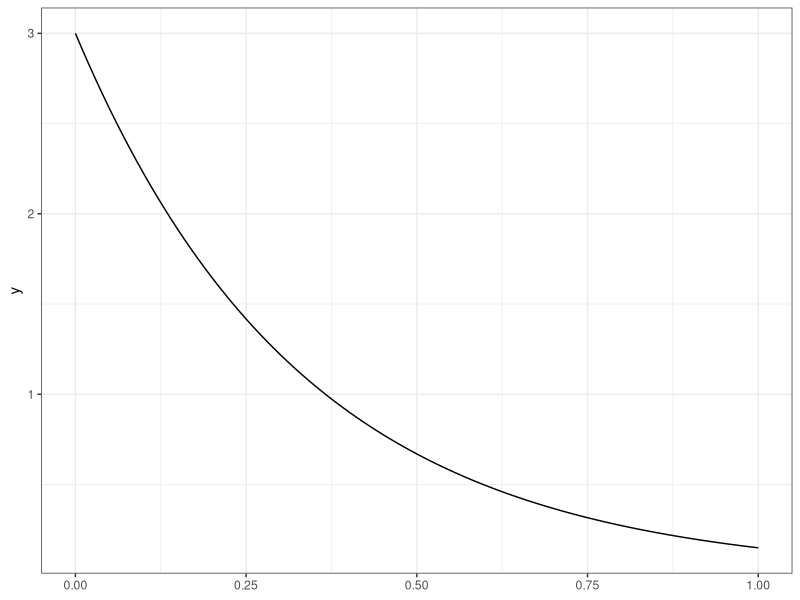
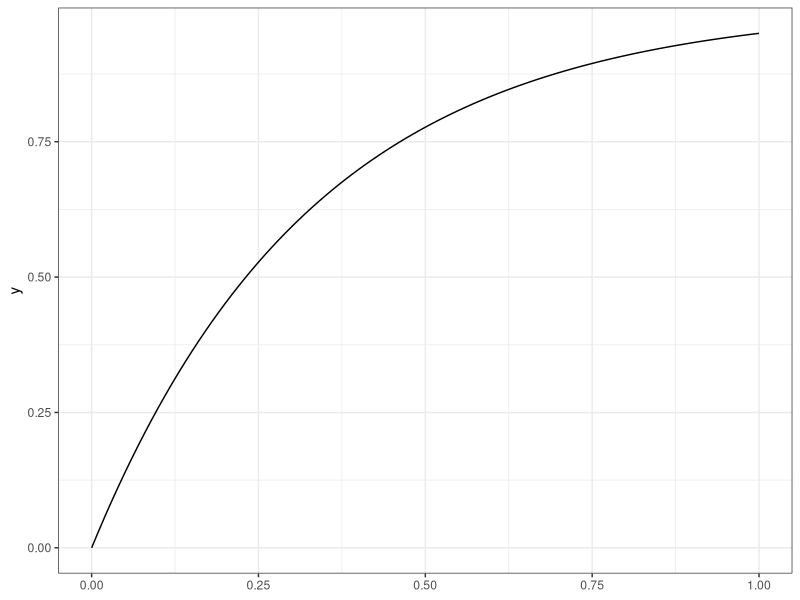
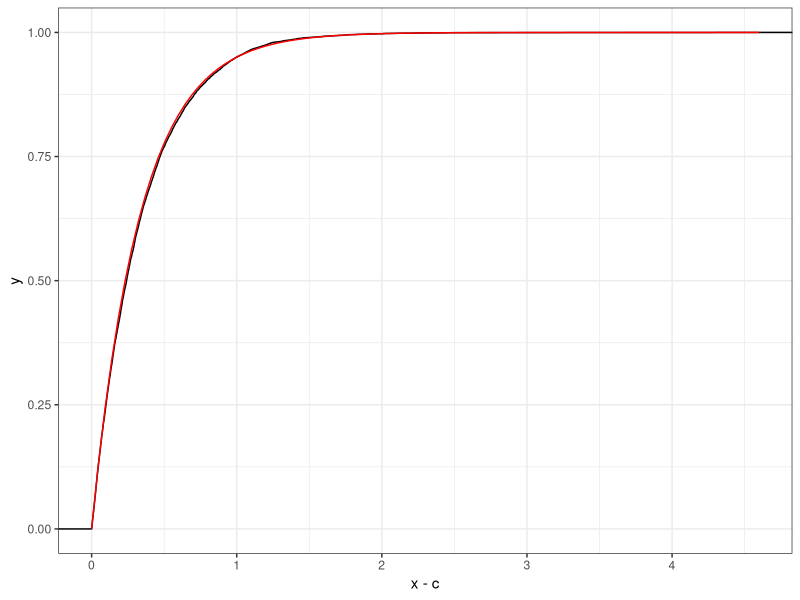
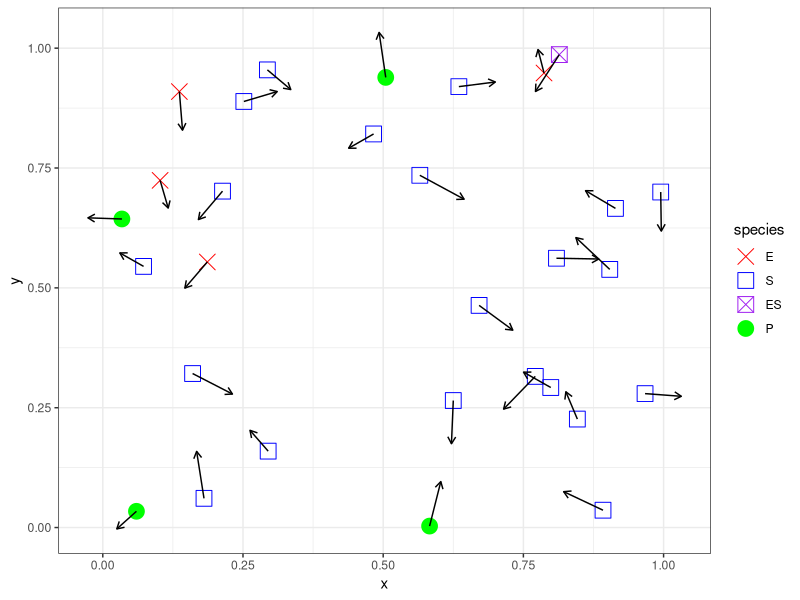

These charts were generated, in order, by the following R code:
## ---- chunk 1
knitr::opts_chunk$set(echo = TRUE)
## ---- chunk 2
library("tidyverse"); theme_set(theme_bw())
set.seed(20230307)
## ---- chunk 3
r <- 3 # rate

ggplot(data.frame(x = 0:(4/r))) + 
  stat_function(fun = dexp, args = list(rate = r)) 
## ---- chunk 4
ggplot(data.frame(x = 0:(4/r))) + 
  stat_function(fun = pexp, args = list(rate = r)) 
## ---- chunk 5
c <- 1

# Check probability 
1-pexp(c, rate = r) # if this probability is too small, the simulation will take a while

# Simulate exponential random variables that are greater than c
x <- rexp(1e4, rate = r)
for (i in seq_along(x)) {
  while (x[i] < c)
    x[i] <- rexp(1, rate = r)
}
## ---- chunk 6
ggplot(
  data.frame(x=x), 
  aes(x-c)         # performs the shift
) +
  stat_ecdf() +
  stat_function(fun = pexp, args = list(rate = r), color = "red") 
## ---- chunk 7
set.seed(20230309)
n <- 30

d <- data.frame(
  x = runif(n),
  y = runif(n),
  species = sample(c("E","S","ES","P"), size = n, replace = TRUE, 
                   prob = c(0.2,0.6,0.1,0.1)),
  speed = runif(n,0.05, 0.1),
  direction = runif(n, max = 2*pi)
) %>%
  mutate(
    xend = x + speed*cos(direction),
    yend = y + speed*sin(direction),
    species = factor(species, levels = c("E","S","ES","P"))
  )



ggplot(d, aes(x = x, y = y, xend = xend, yend=yend,
              color = species, shape = species)) +
  geom_point(size = 5) +
  geom_segment(arrow = arrow(length = unit(0.2, "cm")), color = "black") +
  scale_color_manual(
    values = c(
      "E" = "red",
      "S" = "blue",
      "ES" = "purple",
      "P" = "green"
    )
  ) +
  scale_shape_manual(
    values = c(
      "E" = 4,
      "S" = 0,
      "ES" = 7,
      "P" = 19
    )
  )
